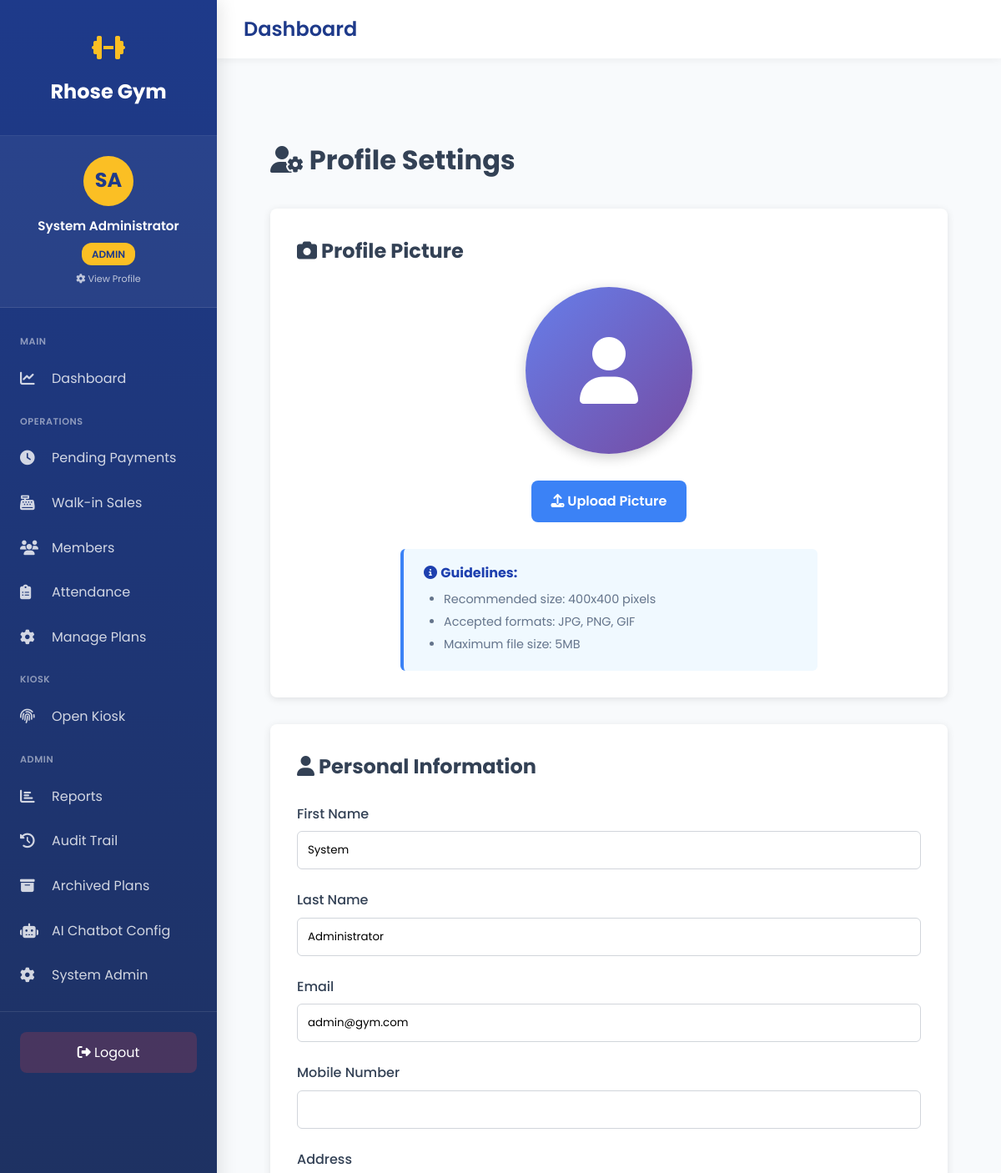
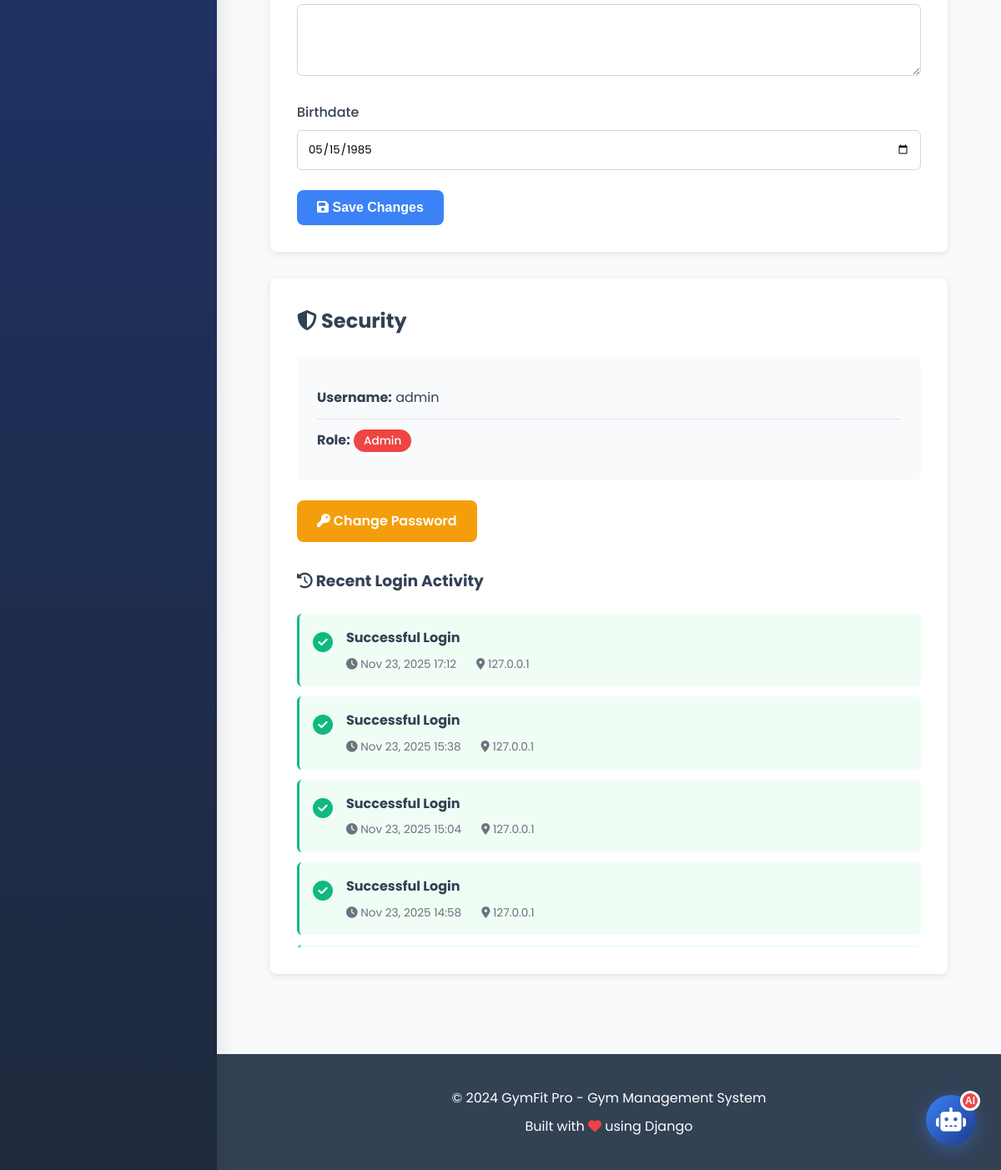
The app's page /profile/ (signed in) with its own data (2 pictures, top to bottom).
### gym_app/models.py (models this page shows, shortened)
class User(AbstractUser):
    ROLE_CHOICES = [
        ('admin', 'Admin'),
        ('staff', 'Staff'),
        ('member', 'Member'),
    ]
    role = models.CharField(max_length=10, choices=ROLE_CHOICES, default='member')
    mobile_no = models.CharField(max_length=20, blank=True, null=True)
    address = models.TextField(blank=True, null=True)
    birthdate = models.DateField(blank=True, null=True)
    age = models.IntegerField(blank=True, null=True)
    profile_image = models.ImageField(
        upload_to='profile_images/',
        blank=True,
        null=True,
        help_text="Profile picture"
    )
    kiosk_pin = models.CharField(
        max_length=6,
        blank=True,
        null=True,
        unique=True,
        help_text="6-digit PIN for kiosk check-in/out",
        verbose_name="Kiosk PIN"
    )
    created_at = models.DateTimeField(auto_now_add=True)
    updated_at = models.DateTimeField(auto_now=True)
    class Meta:
        db_table = 'users'
        verbose_name = 'User'
        verbose_name_plural = 'Users'
    def is_admin(self):
        return self.role == 'admin' or self.is_superuser

class LoginActivity(models.Model):
    user = models.ForeignKey(
        User,
        on_delete=models.CASCADE,
        related_name='login_activities'
    )
    login_time = models.DateTimeField(auto_now_add=True)
    ip_address = models.GenericIPAddressField(null=True, blank=True)
    user_agent = models.TextField(blank=True, null=True)
    success = models.BooleanField(default=True)
    failure_reason = models.CharField(max_length=200, blank=True, null=True)
    class Meta:
        db_table = 'login_activities'
        verbose_name = 'Login Activity'
        verbose_name_plural = 'Login Activities'
        ordering = ['-login_time']
        indexes = [
            models.Index(fields=['user', '-login_time']),
        ]
    @classmethod
    def get_recent_activity(cls, user, limit=10):
        return cls.objects.filter(user=user)[:limit]

### gym_app/views.py (the view, shortened to what this page needs)
# urls.py: path('profile/', views.profile_settings, name='profile_settings'),
@login_required
def profile_settings(request):
    user = request.user
    recent_logins = LoginActivity.get_recent_activity(user, limit=10)
    if user.role in ['admin', 'staff']:
        base_template = 'gym_app/base_sidebar.html'
    else:
        base_template = 'gym_app/base.html'
    context = {
        'user': user,
        'recent_logins': recent_logins,
        'base_template': base_template,
    }
    return render(request, 'gym_app/profile_settings.html', context)

### gym_app/templates/gym_app/profile_settings.html (shortened to what this page needs)
{% extends base_template %}
{% load static %}
{% block extra_css %}
<link rel="stylesheet" href="{% static 'gym_app/css/pages/auth.css' %}">
{% endblock %}
{% block content %}
<div class="container">
    <div class="settings-container">
        <h1><i class="fas fa-user-cog"></i> Profile Settings</h1>
        <div class="settings-grid">
            <div class="settings-card profile-picture-card">
                <h2><i class="fas fa-camera"></i> Profile Picture</h2>
                <div class="profile-picture-section">
                    <div class="profile-picture-preview">
                        {% if user.profile_image %}
                            <img src="{{ user.profile_image.url }}" alt="Profile Picture" id="current-profile-pic">
                        {% else %}
                            <div class="profile-placeholder" id="current-profile-pic">
                                <i class="fas fa-user"></i>
                            </div>
                        {% endif %}
                    </div>
                    <div class="profile-picture-actions">
                        <form method="POST" enctype="multipart/form-data" id="upload-picture-form">
                            <div class="file-upload-wrapper">
                                <label for="profile_image" class="btn btn-primary">
                                    <i class="fas fa-upload"></i>
                                    {% if user.profile_image %}Change Picture{% else %}Upload Picture{% endif %}
                                </label>
                            </div>
                        </form>
                    </div>
                    <div class="picture-guidelines">
                        <p><i class="fas fa-info-circle"></i> <strong>Guidelines:</strong></p>
                        <ul>
                            <li>Recommended size: 400x400 pixels</li>
                            <li>Accepted formats: JPG, PNG, GIF</li>
                            <li>Maximum file size: 5MB</li>
                        </ul>
                    </div>
                </div>
            </div>
            <div class="settings-card">
                <h2><i class="fas fa-user"></i> Personal Information</h2>
                <form method="POST">
                    <div class="form-group">
                        <label for="first_name">First Name</label>
                        <input type="text" id="first_name" name="first_name"
                               value="{{ user.first_name }}" class="form-control" required>
                    </div>
                    <div class="form-group">
                        <label for="last_name">Last Name</label>
                        <input type="text" id="last_name" name="last_name"
                               value="{{ user.last_name }}" class="form-control" required>
                    </div>
                    <div class="form-group">
                        <label for="email">Email</label>
                        <input type="email" id="email" name="email"
                               value="{{ user.email }}" class="form-control" required>
                    </div>
                    <div class="form-group">
                        <label for="mobile_no">Mobile Number</label>
                        <input type="text" id="mobile_no" name="mobile_no"
                               value="{{ user.mobile_no|default:'' }}" class="form-control">
                    </div>
                    <div class="form-group">
                        <label for="address">Address</label>
                        <textarea id="address" name="address" rows="3"
                                  class="form-control">{{ user.address|default:'' }}</textarea>
                    </div>
                    <div class="form-group">
                        <label for="birthdate">Birthdate</label>
                        <input type="date" id="birthdate" name="birthdate"
                               value="{{ user.birthdate|date:'Y-m-d' }}" class="form-control">
                    </div>
                    <button type="submit" class="btn btn-primary">
                        <i class="fas fa-save"></i> Save Changes
                    </button>
                </form>
            </div>
            <div class="settings-card">
                <h2><i class="fas fa-shield-alt"></i> Security</h2>
                <div class="security-info">
                    <div class="info-item">
                        <strong>Username:</strong> {{ user.username }}
                    </div>
                    <div class="info-item">
                        <strong>Role:</strong>
                        <span class="badge badge-{{ user.role }}">{{ user.get_role_display }}</span>
                    </div>
                </div>
                <a href="{% url 'change_password' %}" class="btn btn-warning">
                    <i class="fas fa-key"></i> Change Password
                </a>
                <h3 style="margin-top: 2rem;"><i class="fas fa-history"></i> Recent Login Activity</h3>
                {% if recent_logins %}
                <div class="login-activity">
                    {% for activity in recent_logins %}
                    <div class="activity-item {% if not activity.success %}failed{% endif %}">
                        <div class="activity-icon">
                            <i class="fas fa-{% if activity.success %}check-circle{% else %}times-circle{% endif %}"></i>
                        </div>
                        <div class="activity-details">
                            <strong>
                                {% if activity.success %}
                                    Successful Login
                                {% else %}
                                    Failed Login - {{ activity.failure_reason }}
                                {% endif %}
                            </strong>
                            <div class="activity-meta">
                                <span><i class="fas fa-clock"></i> {{ activity.login_time|date:"M d, Y H:i" }}</span>
                                {% if activity.ip_address %}
                                <span><i class="fas fa-map-marker-alt"></i> {{ activity.ip_address }}</span>
                                {% endif %}
                            </div>
                        </div>
                    </div>
                    {% endfor %}
                </div>
                {% else %}
                <p class="text-muted">No recent login activity</p>
                {% endif %}
            </div>
        </div>
    </div>
</div>
{% endblock %}

### gym_app/templates/gym_app/base_sidebar.html (shortened to what this page needs)
<!DOCTYPE html>
<html lang="en">
<head>
    <link rel="stylesheet" href="https://cdnjs.cloudflare.com/ajax/libs/font-awesome/6.4.0/css/all.min.css">
    {% block extra_css %}{% endblock %}
</head>
<body class="has-sidebar">
    <aside class="sidebar" id="sidebar">
        <div class="sidebar-header">
            <div class="sidebar-logo">
                <i class="fas fa-dumbbell"></i>
            </div>
            <a href="{% url 'home' %}" class="sidebar-brand">Rhose Gym</a>
        </div>
        <a href="{% url 'profile_settings' %}" class="sidebar-user">
            <div class="sidebar-user-avatar">
                {% if user.profile_image %}
                    <img src="{{ user.profile_image.url }}" alt="{{ user.get_full_name }}" class="sidebar-user-avatar-img">
                {% else %}
                    {{ user.first_name|first|upper }}{{ user.last_name|first|upper }}
                {% endif %}
            </div>
            <div class="sidebar-user-name">{{ user.get_full_name|default:user.username }}</div>
            <div style="text-align: center; margin-top: 0.5rem;">
                <span class="sidebar-user-role">{{ user.role }}</span>
            </div>
            <div style="text-align: center; margin-top: 0.5rem; font-size: 0.7rem; opacity: 0.7;">
                <i class="fas fa-cog"></i> View Profile
            </div>
        </a>
            <nav class="sidebar-menu">
            <div class="sidebar-section">Main</div>
            <a href="{% url 'dashboard' %}" {% if request.path == '/dashboard/' %}class="active"{% endif %}>
                <i class="fas fa-chart-line"></i>
                <span>Dashboard</span>
            </a>
            <div class="sidebar-section">Operations</div>
            <a href="{% url 'pending_payments' %}" {% if 'pending-payments' in request.path %}class="active"{% endif %}>
                <i class="fas fa-clock"></i>
                <span>Pending Payments</span>
            </a>
            <a href="{% url 'walkin_purchase' %}" {% if 'walkin' in request.path %}class="active"{% endif %}>
                <i class="fas fa-cash-register"></i>
                <span>Walk-in Sales</span>
            </a>
            <a href="{% url 'members_list' %}" {% if 'members' in request.path %}class="active"{% endif %}>
                <i class="fas fa-users"></i>
                <span>Members</span>
            </a>
            <a href="{% url 'attendance_report' %}" {% if 'attendance' in request.path %}class="active"{% endif %}>
                <i class="fas fa-clipboard-list"></i>
                <span>Attendance</span>
            </a>
            <a href="{% url 'manage_plans' %}" {% if 'manage-plans' in request.path %}class="active"{% endif %}>
                <i class="fas fa-cog"></i>
                <span>Manage Plans</span>
            </a>
            <div class="sidebar-section">Kiosk</div>
            <a href="{% url 'kiosk_login' %}" target="_blank">
                <i class="fas fa-fingerprint"></i>
                <span>Open Kiosk</span>
            </a>
            {% if user.is_admin %}
            <div class="sidebar-section">Admin</div>
            <a href="{% url 'reports' %}" {% if 'reports' in request.path %}class="active"{% endif %}>
                <i class="fas fa-chart-bar"></i>
                <span>Reports</span>
            </a>
            <a href="{% url 'audit_trail' %}" {% if 'audit' in request.path %}class="active"{% endif %}>
                <i class="fas fa-history"></i>
                <span>Audit Trail</span>
            </a>
            <a href="{% url 'archived_plans' %}" {% if 'archived-plans' in request.path %}class="active"{% endif %}>
                <i class="fas fa-archive"></i>
                <span>Archived Plans</span>
            </a>
            <a href="{% url 'chatbot_config' %}" {% if 'chatbot-config' in request.path %}class="active"{% endif %}>
                <i class="fas fa-robot"></i>
                <span>AI Chatbot Config</span>
            </a>
            <a href="/admin/" target="_blank">
                <i class="fas fa-cog"></i>
                <span>System Admin</span>
            </a>
            {% endif %}
        </nav>
        <div class="sidebar-footer">
            <a href="{% url 'logout' %}">
                <i class="fas fa-sign-out-alt"></i> Logout
            </a>
        </div>
    </aside>
    <div class="main-wrapper">
        <div class="top-navbar">
            <div class="top-navbar-left">
                <h1>{% block page_title %}Dashboard{% endblock %}</h1>
            </div>
        </div>
        <main class="main-content">
            {% block content %}{% endblock %}
        </main>
        <footer class="footer">
            <div class="container">
                <p>&copy; 2024 GymFit Pro - Gym Management System</p>
                <p>Built with <i class="fas fa-heart" style="color: var(--danger);"></i> using Django</p>
            </div>
        </footer>
    </div>
<button class="chat-widget-button" id="chatWidgetToggle" title="Chat with FitBot">
    <i class="fas fa-robot"></i>
    <span class="chat-widget-badge">AI</span>
</button>
</body>
</html>

### records on screen
User: first_name|first "S", last_name|first "A", get_full_name "System Administrator", role "ADMIN", first_name "System", last_name "Administrator", email "admin@gym.com", birthdate "05/15/1985", username "admin", role "Admin"
LoginActivity: success True (drawn), login_time "Nov 23, 2025 17:12", ip_address "127.0.0.1"
LoginActivity: success True (drawn), login_time "Nov 23, 2025 15:38", ip_address "127.0.0.1"
LoginActivity: success True (drawn), login_time "Nov 23, 2025 15:04", ip_address "127.0.0.1"
LoginActivity: success True (drawn), login_time "Nov 23, 2025 14:58", ip_address "127.0.0.1"
